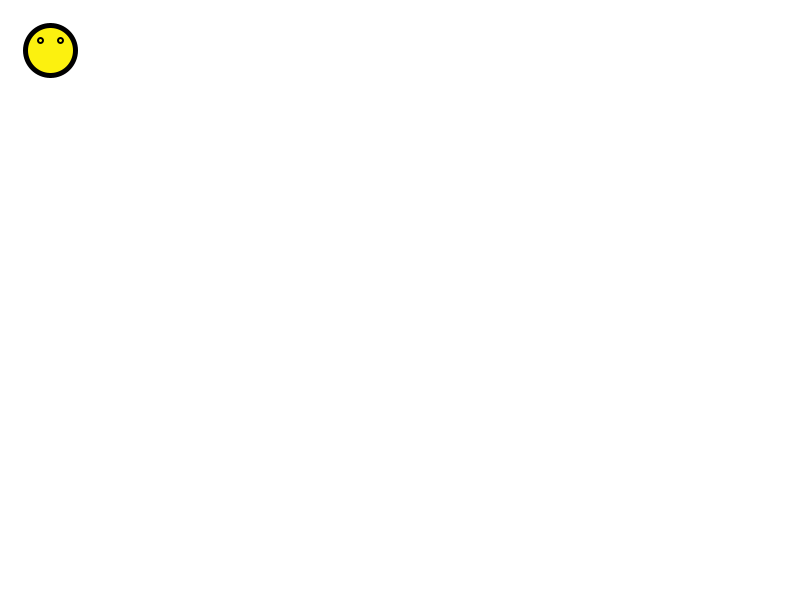
Frame 1 (no input)
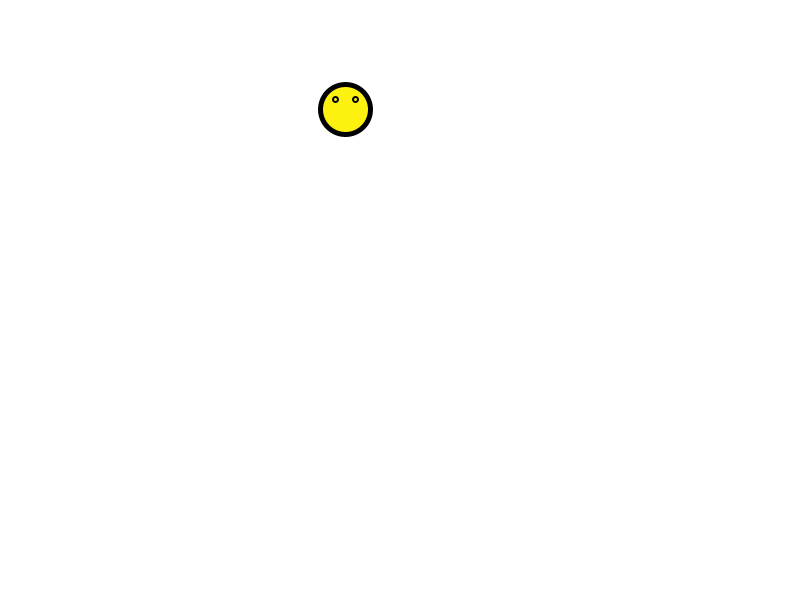
Frame 60 (the mouse pressed at the canvas centre just before this capture)
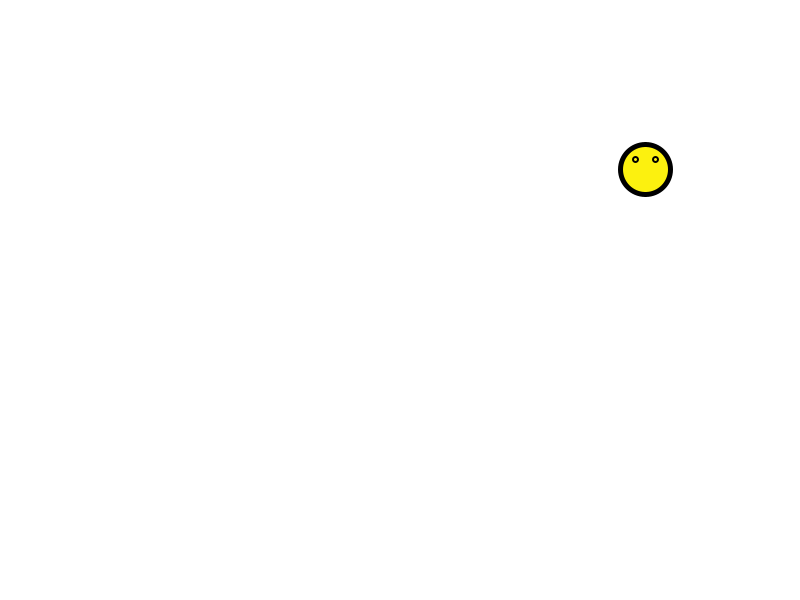
Frame 120 (the mouse held since frame 60 and released just before this capture)

The Processing sketch that drew these frames (run headless with seeded random() and noise(); from frame 60 on, the mouse is pressed at the canvas centre):

// Processing sketch: processing_120802
// ── processing_120802.pde

float x=50; //posicio
float y=50; //posicio
float vx=5; //velocitat 
float vy=1;
//boolean esticDins=false;

float diametre=50;

void setup()
{
  size(800,600);
  background(255);  
  strokeWeight(5);
}

void draw()
{
  background(255); 
  DibuixaSmiley();
  ControlVariables();
}  
  
  
void DibuixaSmiley()
{ 
  fill(#FCF10F);
  ellipse(x,y, diametre, diametre);
  DibuixaUlls();
} 

void DibuixaUlls()
{
  noFill();
  ellipse(x-10, y-10,2,2);
  ellipse(x+10, y-10, 2,2);
}
  
  
/////////////////////////////////////////////
  
void ControlVariables()
{
  x=x+vx;
  y=y+vy;

  if (x>width-diametre/2)
  {
    vx=vx*(-1);
  }
  if (x<diametre/2)
  {
    vx=vx*(-1);
  }
  if (y>height-diametre/2)
  {
   vy=vy*(-1); 
  }
  if (y<diametre/2)
  {
    vy=vy*(-1);
  }
}
